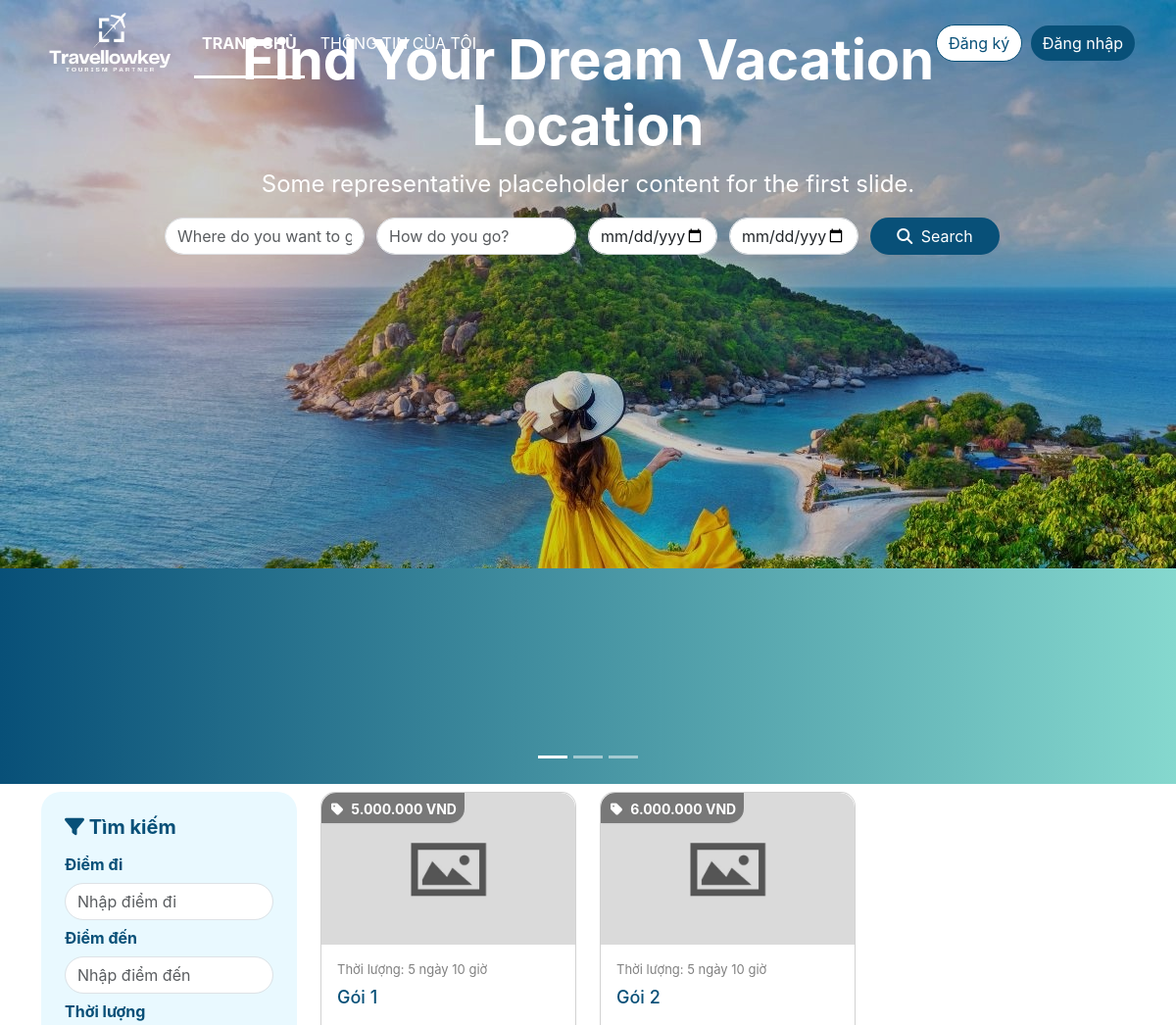
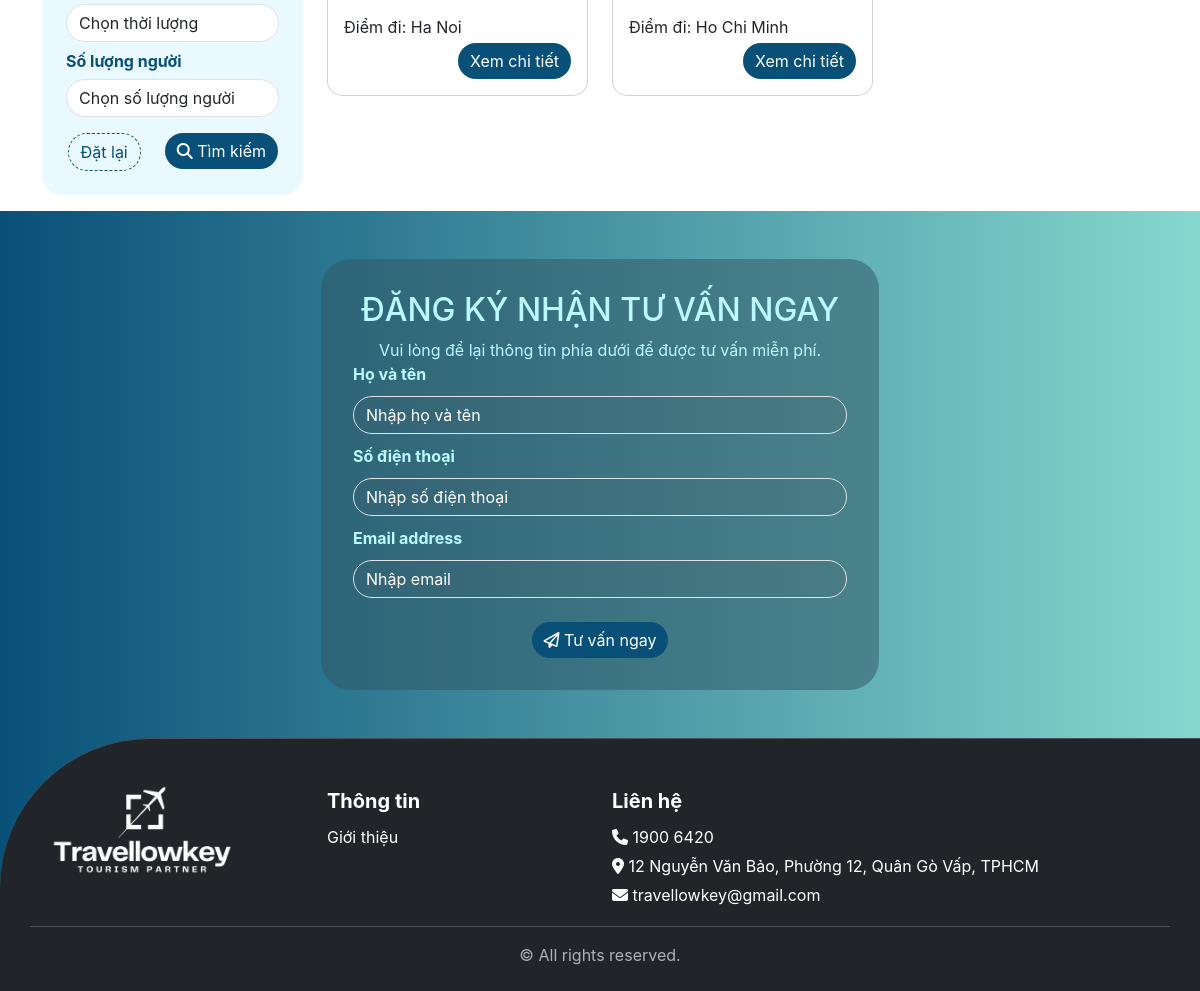
The page / on the database its author committed (2 pictures, top to bottom).
### tables this page shows
CREATE TABLE `tourpackage` (
  `tourPackageCode` int(11) NOT NULL AUTO_INCREMENT,
  `packageName` varchar(100) DEFAULT NULL,
  `startingPoint` varchar(100) DEFAULT NULL,
  `endPoint` varchar(100) DEFAULT NULL,
  `image` varchar(100) DEFAULT NULL,
  `description` varchar(500) DEFAULT NULL,
  PRIMARY KEY (`tourPackageCode`)
);

### models/tourPackage.php (called while the page is built, shortened)
<?php
include_once("clsKetNoi.php");
class modelTourPackage
{
    private $conn;
    function __construct()
    {
        $p = new clsKetNoi();
        $this->conn = $p->ketNoiDB();
    }
    public function selectTourPackagesWithTours($startingPoint = '', $destination = '', $duration = '', $numberOfPeople = '')
    {
        if ($this->conn) {
            $query = "
            SELECT tp.tourPackageCode, tp.packageName, tp.startingPoint, tp.image,
                   MIN(t.startDate) AS minStartDate, MAX(t.endDate) AS maxEndDate,
                   SUM(t.price) AS totalPrice
            FROM tourpackage tp
            LEFT JOIN tour t ON tp.tourPackageCode = t.tourPackageCode
            WHERE 1=1
        ";
            $query .= " GROUP BY tp.tourPackageCode, tp.packageName, tp.startingPoint, tp.image";
            $result = $this->conn->query($query);
            $tourPackages = [];
            while ($row = $result->fetch_assoc()) {
                $tourPackages[] = $row;
            }
            return $tourPackages;
        } else {
            return false;
        }
    }
}
?>

### models/clsKetNoi.php (called while the page is built, shortened)
<?php
class clsKetNoi {
    function ketNoiDB() {
        $this->conn = new mysqli("localhost", "root", "", "ptud");
        return $this->conn;
    }
}
?>

### modules/home/list_tour.php (the view)
<?php
$listPackageTour = new modelTourPackage();
$startingPoint = isset($_GET['startingPoint']) ? $_GET['startingPoint'] : '';
$destination = isset($_GET['destination']) ? $_GET['destination'] : '';
$duration = isset($_GET['duration']) ? $_GET['duration'] : '';
$numberOfPeople = isset($_GET['numberOfPeople']) ? $_GET['numberOfPeople'] : '';
$listTours = $listPackageTour->selectTourPackagesWithTours($startingPoint,$destination,$duration,$numberOfPeople);
?>
<section style="background: white" class="pb-3">
    <div class="container-lg">
        <div class="row">
            <div class="col-3">
                <?php include 'modules/home/filter.php'; ?>
            </div>
            <div class="col-9">
                <div class="row">
                    <?php
                    foreach ($listTours as $tour) {
                        $duration = $tour['maxEndDate'] ? (new DateTime($tour['maxEndDate']))->diff(new DateTime($tour['minStartDate']))->format('%d ngày %h giờ') : 'Chưa cập nhật';
                        ?>
                        <div class="col-4 mt-2">
                            <div class="card tour">
                                <div class="card-tour-img">
                                    <img src="<?php echo $tour['image'] ? '/Tour_management/modules/tour_package/' . $tour['image'] : '/Tour_management/asset/images/default-thumbnail.jpg'; ?>" alt="<?php echo $tour['packageName'] ?>">
                                </div>
                                <div class="card-body">
                                    <p class="duration">Thời lượng: <?php echo $duration ?></p>
                                    <h5 class="card-title" title="<?php echo $tour['packageName'] ?>"><?php echo $tour['packageName'] ?></h5>
                                    <p class="card-text">Điểm đi: <?php echo $tour['startingPoint'] ?></p>
                                    <p class="price">
                                        <i class="fa fa-tag me-2"></i>
                                        <?php
                                        echo number_format($tour['totalPrice'] ?? 0, 0, ',', '.') . ' VND';
                                        ?>
                                    </p>
                                    <div class="text-end">
                                        <a href="modules/home/tour_detail.php?code=<?php echo $tour['tourPackageCode']; ?>" class="btn btn-primary btn-detail">Xem chi tiết</a>
                                    </div>
                                </div>
                            </div>
                        </div>
                        <?php
                    }
                    ?>
                </div>
            </div>
        </div>
    </div>
</section>

### asset/css/docs.css (style rules this page uses)
:root { --bs-breakpoint-xs: 0;--bs-breakpoint-sm: 576px;--bs-breakpoint-md: 768px;--bs-breakpoint-lg: 992px;--bs-breakpoint-xl: 1200px;--bs-breakpoint-xxl: 1400px }
:root,[data-bs-theme="light"] { --bd-purple: #4c0bce;--bd-violet: #712cf9;--bd-accent: #ffe484;--bd-violet-rgb: 112.520718,44.062154,249.437846;--bd-accent-rgb: 255,228,132;--bd-pink-rgb: 214,51,132;--bd-teal-rgb: 32,201,151;--bd-violet-bg: var(--bd-violet);--bd-toc-color: var(--bd-violet);--bd-sidebar-link-bg: rgba(var(--bd-violet-rgb), .1);--bd-callout-link: 10,88,202;--bd-callout-code-color: #ab296a;--bd-pre-bg: var(--bs-tertiary-bg) }
:root { --docsearch-primary-color: var(--bd-violet);--docsearch-logo-color: var(--bd-violet) }
:root,[data-bs-theme="light"] { --base02: #c8c8fa;--base03: #565c64;--base04: #666;--base05: #333;--base06: #fff;--base07: #13795b;--base08: #c6303e;--base09: #087990;--base0A: #6f42c1;--base0B: #084298;--base0C: #084298;--base0D: #6f42c1;--base0E: #ab296a;--base0F: #333 }

### asset/css/all.css (style rules this page uses)
:root { --primarycolor: #0a76d8; --primarycolorhover: #006dd3; --btnice: #d8ebfa; --btnnicetext: #1b62b3; --color-primary: rgba(8, 80, 120, 1); --color-link: rgb(0, 121, 142); --color-link-hover: rgb(0, 148, 176); --background-light: #e9f9ff; }
body { margin: 0 !important; padding: 0 !important; border-spacing: 0; font-family: "Inter", sans-serif; background: linear-gradient(90deg, rgba(8,80,120,1) 0%, rgba(133,216,206,1) 100%) }
a { text-decoration: none !important; color: var(--color-link) !important; }

### asset/css/boostrap_custome.css (style rules this page uses)
.btn-primary { background: rgba(8,80,120,1) !important; color: white !important; border: none !important; }
.card { cursor: pointer !important; border-radius: 15px !important; }
.card .card-title { display: -webkit-box; text-overflow: ellipsis; -webkit-line-clamp: 2; -webkit-box-orient: vertical; overflow: hidden !important; min-height: 3.6rem; font-weight: 500 !important; font-size: 18px; line-height: 1.8rem; color: var(--color-primary) !important; }
.card p { margin-bottom: .25rem !important; }
.btn, .form-control { border-radius: 30px !important; }

### asset/css/style.css (style rules this page uses)
.card .card-tour-img { position: relative; padding-top: 60%; overflow: hidden; border-radius: 15px 15px 0 0; }
.card .card-tour-img img { transition: all 0.5s; object-fit: cover; position: absolute; top: 0; left: 0; width: 100%; height: 100%; border-radius: 15px 15px 0 0; }
.card .duration { font-size: 13px; color: gray; }
.card.tour .card-title { margin-bottom: 0 !important; }
.card.tour .price { position: absolute; top: 0; left: 0; z-index: 1; display: flex; padding: 6px 8px 4px 10px; border-top-left-radius: 15px; border-bottom-right-radius: 15px; box-shadow: 0 2px 2px -1px rgba(16, 24, 40, .05); width: max-content !important; font-size: 14px !important; background-color: rgba(0, 0, 0, 0.45); color: white; font-weight: bold; align-items: center; }

### rows shown on the page
tourpackage: duration "5 ngày 10 giờ", packageName "Gói 1", startingPoint "Ha Noi", totalPrice "5.000.000"
tourpackage: duration "5 ngày 10 giờ", packageName "Gói 2", startingPoint "Ho Chi Minh", totalPrice "6.000.000"
